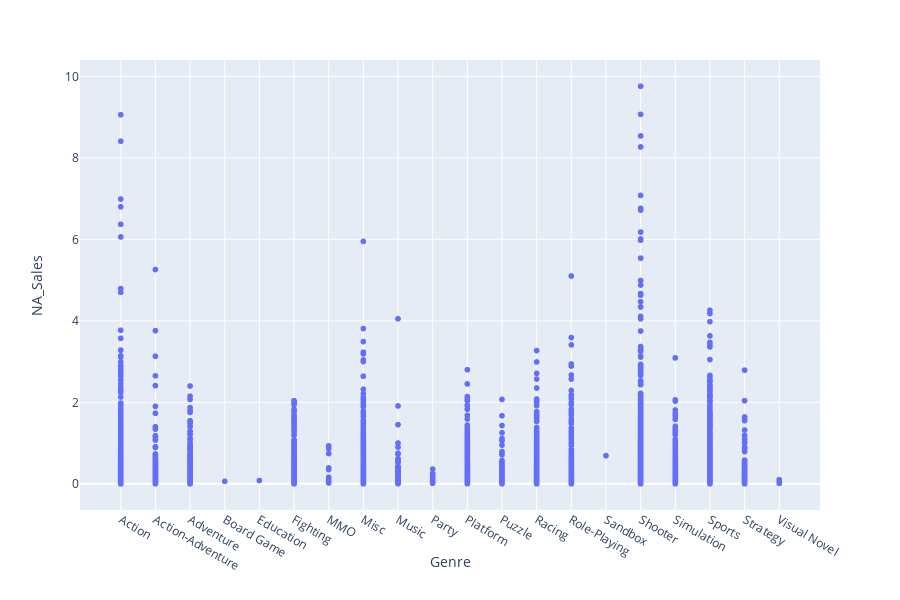

Here is the notebook cell this chart was saved with:
### Code cell
releases_per_year_2007 = games_by_genre[games_by_genre['Year']>1998]

px.scatter(releases_per_year_2007,x = 'Genre', y = 'NA_Sales')

### Figure 1 — Plotly figure (JSON) as saved in the notebook; plotly's stock layout.template omitted (floating-point values rounded to 4 significant figures; data arrays with more than 128 entries replaced by an {"elided": "..."} marker saying what was removed)
{"data": [{"hoverlabel": {"namelength": 0}, "hovertemplate": "Genre=%{x}<br>NA_Sales=%{y}", "legendgroup": "", "marker": {"color": "#636efa", "symbol": "circle"}, "mode": "markers", "name": "", "showlegend": false, "type": "scattergl", "uid": "08ee578f-8b66-4887-bdbd-47e153d7d348", "x": {"elided": "2970 str values"}, "xaxis": "x", "y": {"elided": "2970 float values"}, "yaxis": "y"}], "layout": {"grid": {"xaxes": ["x"], "xgap": 0.1, "xside": "bottom", "yaxes": ["y"], "ygap": 0.1, "yside": "left"}, "height": 600, "legend": {"tracegroupgap": 0}, "margin": {"t": 60}, "xaxis": {"title": {"text": "Genre"}}, "yaxis": {"title": {"text": "NA_Sales"}}}}
